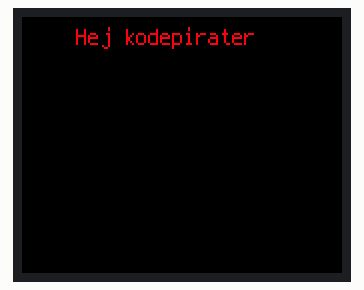
Recording of a program running on a simulated CircuitPython board. On the bench: 160×128 colour display.

Above: at 0.45 s.
At 3.45 s:
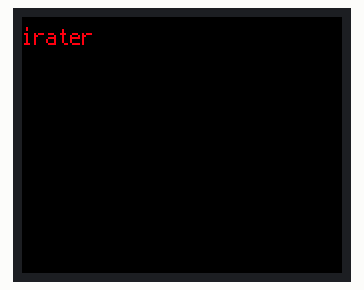
At 5.55 s:
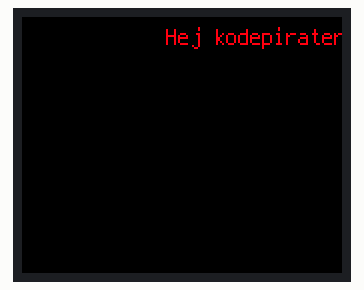
At 10.95 s:
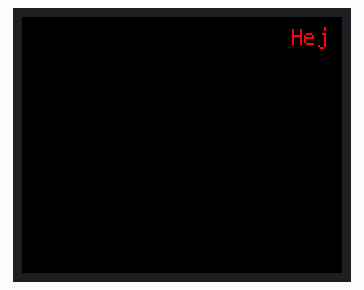
At 16.35 s:
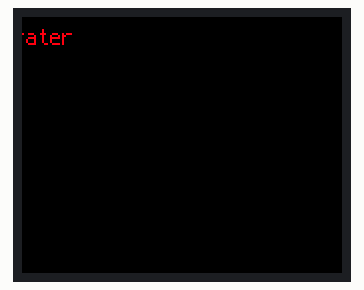
At 21.75 s:
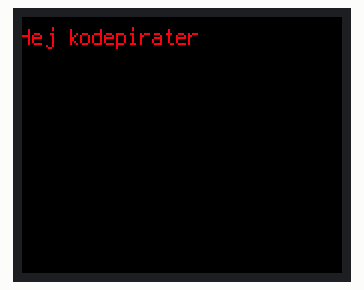

The program:

code_-_med_scroll.py
```python
import board
import displayio
import terminalio
import time
from adafruit_display_text import label

SCREEN_WIDTH = 160
SCREEN_HEIGHT = 128
FPS = 60

splash = displayio.Group()
board.DISPLAY.show(splash)

text = "Hej kodepirater"
font = terminalio.FONT
color = 0x0000FF

# Skift farve
color = 0xFF0010

text_area = label.Label(font, text=text, color=color)

# Flyt position
text_area.x = 10
text_area.y = 10

splash.append(text_area)

# Til FPS opdatering
sidst_opdateret = 0
nu = 0

while True:
    nu = time.monotonic()
    if sidst_opdateret + (1 / FPS) <= nu:
        # Rul tekst
        text_area.x = text_area.x + 1

        sidst_opdateret = nu

    if text_area.x > SCREEN_WIDTH:
        text_area.x = -100

    #pass
```
